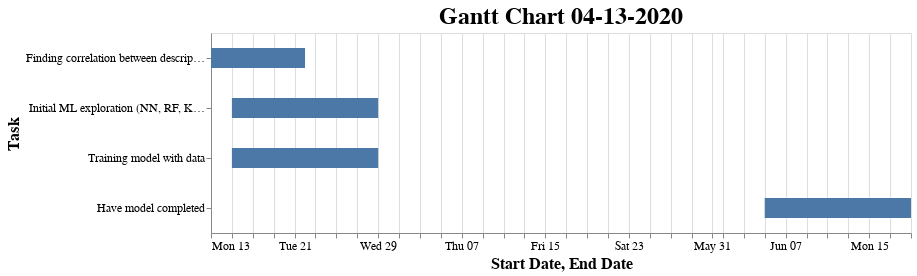

Write notebook code for a chart like this one.
### Code cell
df["Start Date"] = pd.to_datetime(df["Start Date"], )
df["End Date"] = pd.to_datetime(df["End Date"])

chart = alt.Chart(df, title='Gantt Chart 04-13-2020').mark_bar(size=20).encode(
    x='Start Date',
    x2='End Date',
    y=alt.Y('Task', 
            sort=list(df.sort_values(["End Date", "Start Date"])
                                    ["Task"])), # Custom sorting
    ).configure_axis(
        labelFontSize=12,
        titleFontSize=16
    ).configure_title(
        fontSize=24
    ).properties(
        width=700,
        height=200
)

chart

### Figure 1 — Vega-Lite specification as saved in the notebook (floating-point values rounded to 4 significant figures)
{"config": {"view": {"continuousWidth": 400, "continuousHeight": 300}, "axis": {"labelFontSize": 12, "titleFontSize": 16}, "title": {"fontSize": 24}}, "data": {"name": "data-06bb3a1991d3037fe980eb234b503e27"}, "mark": {"type": "bar", "size": 20}, "encoding": {"x": {"type": "temporal", "field": "Start Date"}, "x2": {"field": "End Date"}, "y": {"type": "nominal", "field": "Task", "sort": ["Finding correlation between descriptors and outputs", "Initial ML exploration (NN, RF, KRR)", "Training model with data", "Have model completed"]}}, "height": 200, "title": "Gantt Chart 04-13-2020", "width": 700, "$schema": "https://vega.github.io/schema/vega-lite/v4.0.2.json", "datasets": {"data-06bb3a1991d3037fe980eb234b503e27": [{"Task": "Finding correlation between descriptors and outputs", "Start Date": "2020-04-13T00:00:00", "End Date": "2020-04-22T00:00:00"}, {"Task": "Initial ML exploration (NN, RF, KRR)", "Start Date": "2020-04-15T00:00:00", "End Date": "2020-04-29T00:00:00"}, {"Task": "Training model with data", "Start Date": "2020-04-15T00:00:00", "End Date": "2020-04-29T00:00:00"}, {"Task": "Have model completed", "Start Date": "2020-06-05T00:00:00", "End Date": "2020-06-19T00:00:00"}]}}
